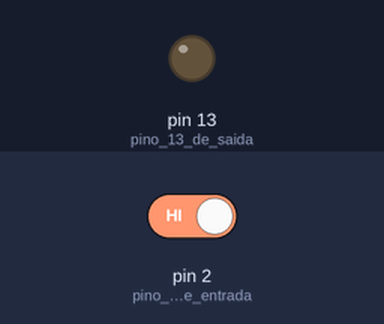
Recording of a sketch running on a simulated Arduino Uno, built with avr-gcc and run on an emulated ATmega328P. Parts: output pins drawn as LEDs (lit = HIGH). Dashed ring = blinking. The test bench sets the inputs (shaded band); at power-on: pin 2 (pino_2_de_entrada) HIGH.

Above: at 1.2 s.
1.3 s: pin 2 (pino_2_de_entrada) driven LOW
At 1.7 s:
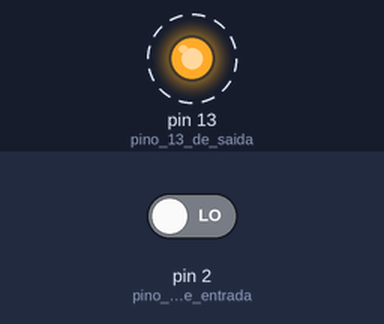
Timing chart, 0 to 10.3 s (numbered marks = the images above; inputs shaded):
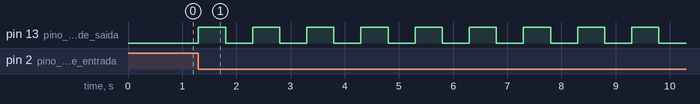

Measured:
- after the input at 1.3 s, pin 13 (pino_13_de_saida): alternates HIGH for 0.50 s and LOW for 0.50 s, starting at once

The sketch:

extensao_iot_doorbell.ino
```cpp
int botao = 0; //declaracao de variavel para estado do botao

void setup(){
  pinMode(2, INPUT); //pino 2 de entrada (botao)
  pinMode(13, OUTPUT); //pino 13 de saida (transistor/lampada)
}

void loop(){
  botao = digitalRead(2); //variavel recebe estado do pino 2
  if (botao == LOW){//quando pressionado
    for (int i = 0; i < 20; i++){ //acende e apaga 20x
      digitalWrite(13, HIGH); //liga
      delay(500); //espera 0,5 segundos
      digitalWrite(13, LOW); //desliga
      delay(500); //espera 0,5 segundos
    }
  }
}
```
